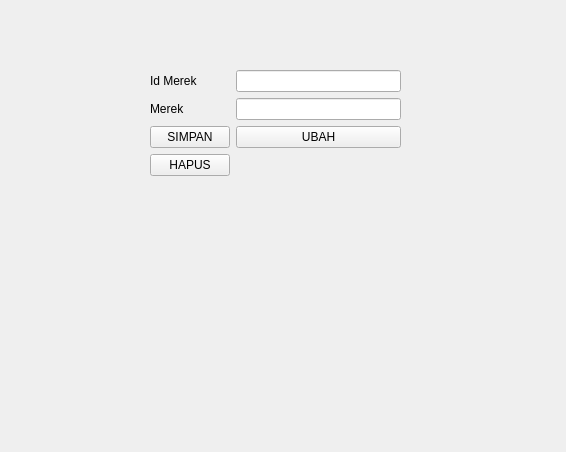
<?xml version="1.0" encoding="UTF-8"?>
<ui version="4.0">
 <class>Form</class>
 <widget class="QWidget" name="Form">
  <property name="geometry">
   <rect>
    <x>0</x>
    <y>0</y>
    <width>566</width>
    <height>452</height>
   </rect>
  </property>
  <property name="windowTitle">
   <string>Form</string>
  </property>
  <widget class="QWidget" name="formLayoutWidget">
   <property name="geometry">
    <rect>
     <x>150</x>
     <y>70</y>
     <width>251</width>
     <height>281</height>
    </rect>
   </property>
   <layout class="QFormLayout" name="formLayout">
    <item row="2" column="0">
     <widget class="QPushButton" name="BtnSimpan">
      <property name="text">
       <string>SIMPAN</string>
      </property>
     </widget>
    </item>
    <item row="2" column="1">
     <widget class="QPushButton" name="BtnUbah">
      <property name="text">
       <string>UBAH</string>
      </property>
     </widget>
    </item>
    <item row="3" column="0">
     <widget class="QPushButton" name="BtnHapus">
      <property name="text">
       <string>HAPUS</string>
      </property>
     </widget>
    </item>
    <item row="0" column="0">
     <widget class="QLabel" name="idMerekLabel">
      <property name="text">
       <string>Id Merek</string>
      </property>
     </widget>
    </item>
    <item row="0" column="1">
     <widget class="QLineEdit" name="idMerekLineEdit"/>
    </item>
    <item row="1" column="0">
     <widget class="QLabel" name="merekLabel">
      <property name="text">
       <string>Merek</string>
      </property>
     </widget>
    </item>
    <item row="1" column="1">
     <widget class="QLineEdit" name="merekLineEdit"/>
    </item>
   </layout>
  </widget>
 </widget>
 <resources/>
 <connections/>
</ui>
